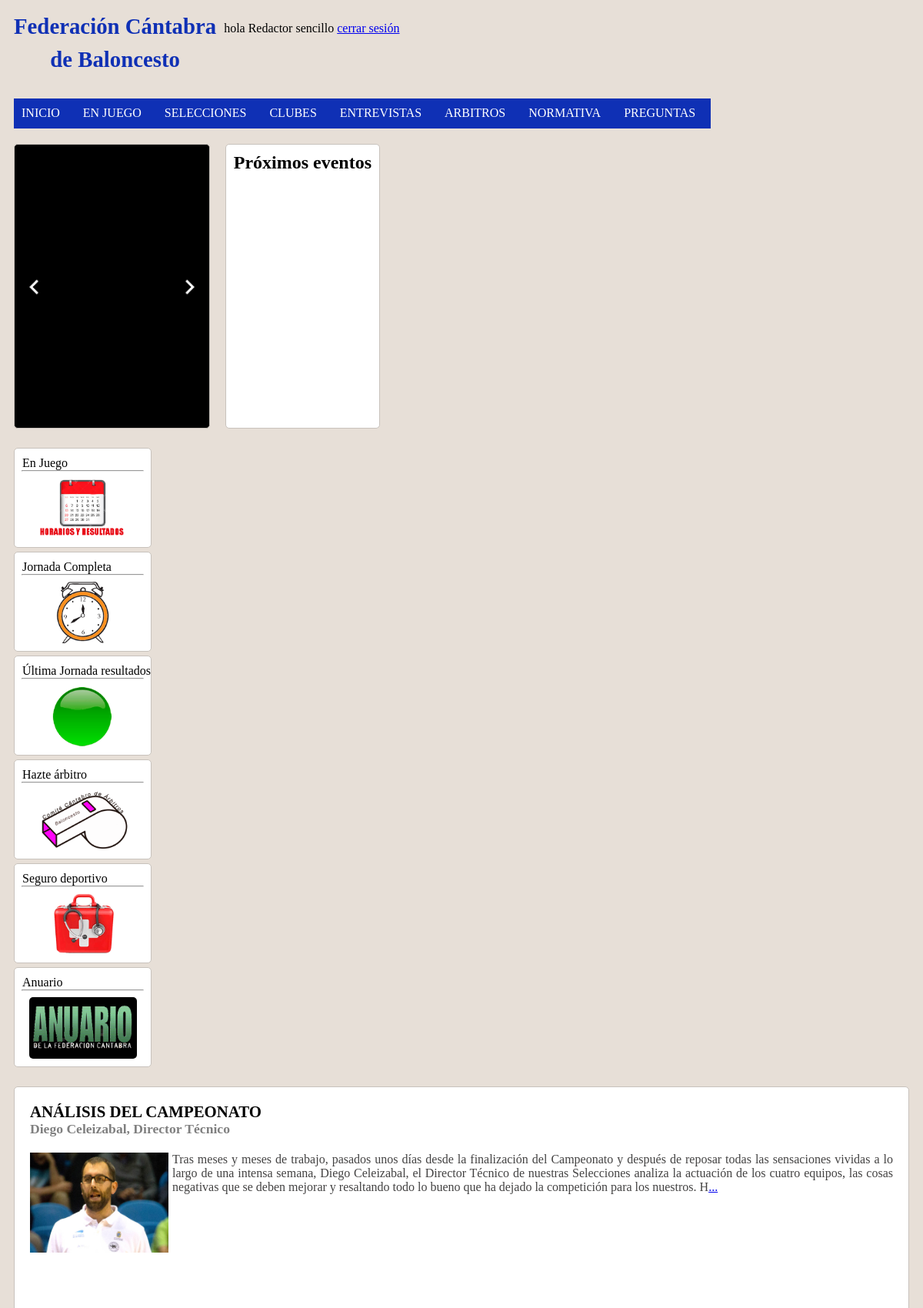
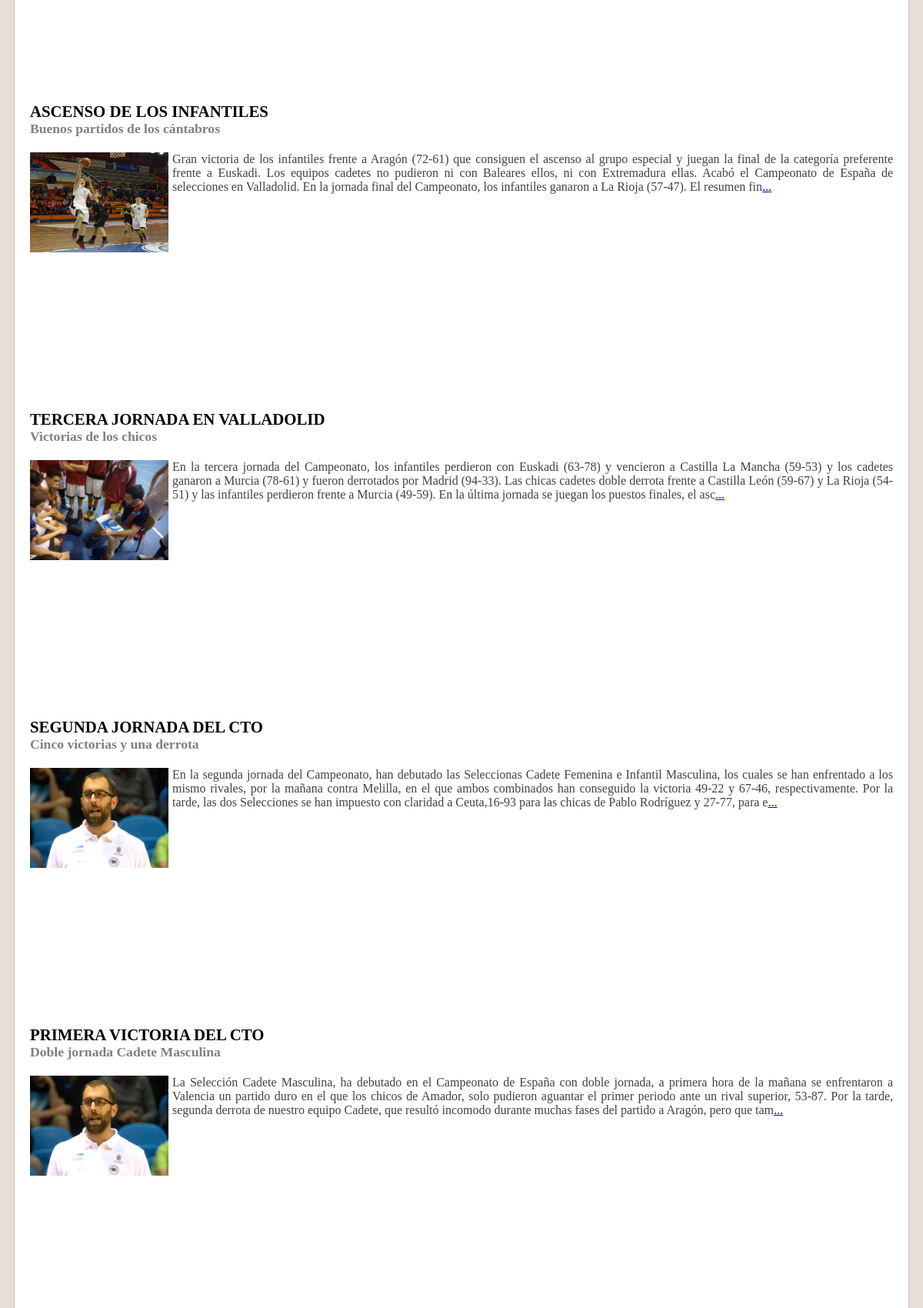
Page / (signed in, upper part) on the committed database (2 pictures, top to bottom).
### tables this page shows
CREATE TABLE IF NOT EXISTS noticias (
	id int(10) NOT NULL AUTO_INCREMENT PRIMARY KEY,
	id_usuario int(10) NOT NULL,
	id_categoria int(10) NOT NULL,
	id_subcategoria int(10) NOT NULL,
	titulo varchar(50) NOT NULL,
	subtitulo varchar(50),
	texto varchar(1500) NOT NULL,
	fecha date NOT NULL,
	imagen varchar(255)
);

### librerias/framework.php (called while the page is built, shortened)
<?php
include 'librerias/conexionpdo.php';
function loader($componente){
	include 'controllers/'.$componente.'_controller.php';
	$buffer = ob_get_clean();
	return $buffer;
}

### models/main_model.php (called while the page is built, shortened)
<?php
class modelMain{
    public static function obtenNoticias($categoria,$subcategoria){
        $db = new database();
        $sql = 'SELECT noticias.id ,noticias.titulo, noticias.subtitulo, noticias.texto, noticias.fecha, noticias.imagen FROM noticias,categorias,subcategorias WHERE categorias.nombre = :categoria_nombre AND subcategorias.nombre = :subcategoria_nombre AND noticias.id_categoria = categorias.id AND noticias.id_subcategoria = subcategorias.id LIMIT 6';
        $params = array(
            ':categoria_nombre'   => $categoria,
            ':subcategoria_nombre' => $subcategoria
        );
        $db->query($sql,$params);
        $noticias = $db->cargaMatriz();
        return $noticias;
    }
}
?>

### librerias/conexionpdo.php (called while the page is built, shortened)
<?php
class database {
    private $conexion;
    private $stmt;
    private $driver = 'mysql';
    private $dbhost = 'localhost';
    private $dbuser = 'jesus';
    private $dbpass = 'bueno';
    private $dbname = 'federacion';
    public function __construct() {
        try {
            $this->conexion = new PDO($this->driver.':host='.$this->dbhost.';dbname='.$this->dbname, $this->dbuser, $this->dbpass,array(PDO::MYSQL_ATTR_INIT_COMMAND => 'SET NAMES  \'UTF8\''));
        } catch (Exception $e) {
            echo "Se ha producido un error en la conexion con la BD.";
            echo "¡Error!: " . $e->getMessage() . "";
        }
    }
    public function query($sql,$params = null){
        $this->stmt = $this->conexion->prepare($sql);
        $this->stmt->execute($params);
    }
    public function cargaMatriz(){
        $lista = array();
        while($fila = $this->stmt->fetch(PDO::FETCH_ASSOC)){
            $lista[] = $fila;
        }
        return $lista;
    }
}
?>

### views/main_view.php (the view, shortened to what this page needs)
<html>
	<head>
		<link rel="stylesheet" href="css/estilos.css">
	</head>
	<body onload="play()">
		<?php include 'componentes/header.php'; ?>
		<?php  include 'componentes/nav.php'; ?>
		<?php  include 'componentes/slider.php'; ?>
		<?php  include 'componentes/agenda.php'; ?>
		<?php  include 'componentes/aside.php'; ?>
		<article class="col-8">
			<div id="noticias" class="col-16">
	        	<?php
		        foreach($noticias as $noticia){
		        	$textoCortado = substr($noticia['texto'],0,400);
		            echo "<div class='noticia col-8'>";
		            echo "<h3><a href='index.php?option=main&verNoticia=".$noticia['id']."'>".$noticia['titulo']."</a></h3>";
		            echo "<h5>".$noticia['subtitulo']."</h5>";
		            echo "<p> <img class='imagenNoticia' src='css/imagenes/noticias/".$noticia['imagen']."' /> ".$textoCortado."<a  href='index.php?option=main&verNoticia=".$noticia['id']."'>...</a></p>";
		            echo "</div>";
		        } ?>
	    	</div>
   		</article>
	</body>
</html>

### css/estilos.css (style rules this page uses)
body { background-color:rgb(231, 223, 215); }
#noticias { background-color:white; border:1px solid #C8C2BC; }
.noticia { text-align:center; margin:0 auto; margin-bottom:0px; height:400px; }
.noticia h3, .noticiaInd h3 { margin:0px; font-size: 1.3em; text-align:left; color:#242323; }
.noticia h3 a, .noticiaInd h3 a { text-decoration: none;color:black; }
.noticia h5, .noticiaInd h5 { margin:0px; font-size: 1.1em; color:gray; text-align:left; margin-bottom:20px; }
.imagenNoticia { width:180px; height:130px; border-radius:0px; float:left; margin-right:5px; }
.noticia p, .noticiaInd p { color:#434242; text-align:justify; font-size:1em; margin-bottom:0px; }
* { box-sizing: border-box; border-radius:5px 5px; font-family:candara; }
[class*="col-"] { float: left; padding: 10px; }

### rows in the picture
noticias: titulo "ANÁLISIS DEL CAMPEONATO", subtitulo "Diego Celeizabal, Director Técnico", imagen (picture), texto "Tras meses y meses de trabajo, pasados unos días desde la finalización del Campeonato y después de reposar todas las sensaciones vividas a lo largo de una intensa semana, Diego Celeizabal, el Director Técnico de nuestras Selecciones analiza la actuación de los cuatro equipos, las cosas negativas que se deben mejorar y resaltando todo lo bueno que ha dejado la competición para los nuestros. H"
noticias: titulo "ASCENSO DE LOS INFANTILES", subtitulo "Buenos partidos de los cántabros", imagen (picture), texto "Gran victoria de los infantiles frente a Aragón (72-61) que consiguen el ascenso al grupo especial y juegan la final de la categoría preferente frente a Euskadi. Los equipos cadetes no pudieron ni con Baleares ellos, ni con Extremadura ellas. Acabó el Campeonato de España de selecciones en Valladolid. En la jornada final del Campeonato, los infantiles ganaron a La Rioja (57-47). El resumen fin"
noticias: titulo "TERCERA JORNADA EN VALLADOLID", subtitulo "Victorias de los chicos", imagen (picture), texto "En la tercera jornada del Campeonato, los infantiles perdieron con Euskadi (63-78) y vencieron a Castilla La Mancha (59-53) y los cadetes ganaron a Murcia (78-61) y fueron derrotados por Madrid (94-33). Las chicas cadetes doble derrota frente a Castilla León (59-67) y La Rioja (54-51) y las infantiles perdieron frente a Murcia (49-59). En la última jornada se juegan los puestos finales, el asc"
noticias: titulo "SEGUNDA JORNADA DEL CTO", subtitulo "Cinco victorias y una derrota", imagen (picture), texto "En la segunda jornada del Campeonato, han debutado las Seleccionas Cadete Femenina e Infantil Masculina, los cuales se han enfrentado a los mismo rivales, por la mañana contra Melilla, en el que ambos combinados han conseguido la victoria 49-22 y 67-46, respectivamente. Por la tarde, las dos Selecciones se han impuesto con claridad a Ceuta,16-93 para las chicas de Pablo Rodríguez y 27-77, para e"
noticias: titulo "PRIMERA VICTORIA DEL CTO", subtitulo "Doble jornada Cadete Masculina", imagen (picture), texto "La Selección Cadete Masculina, ha debutado en el Campeonato de España con doble jornada, a primera hora de la mañana se enfrentaron a Valencia un partido duro en el que los chicos de Amador, solo pudieron aguantar el primer periodo ante un rival superior, 53-87. Por la tarde, segunda derrota de nuestro equipo Cadete, que resultó incomodo durante muchas fases del partido a Aragón, pero que tam"

### other values in the picture
$_SESSION['nombre'] "Redactor"
$_SESSION['apellido'] "sencillo"
